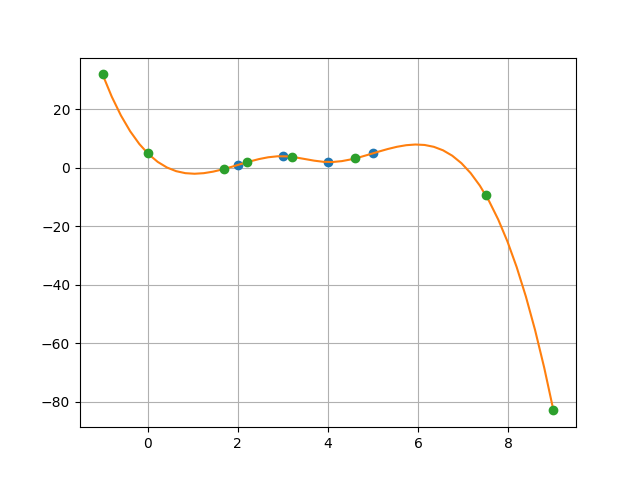

Recreate this plot in Python.
import numpy as np
import scipy.linalg as sla
import time
from math import *
import matplotlib.pyplot as plt

def sweep(n, a, b, c, f):
    alpha = (n + 1)*[0]
    beta = (n + 1)*[0]
    x = n*[0]
    a[0] = 0
    c[n -  1] = 0
    alpha[0] = 0
    beta[0] = 0
    for i in range(0, n):
        d = a[i]*alpha[i] + b[i]
        alpha[i + 1] = -c[i] / d
        beta[i + 1] = (f[i] - (a[i]*beta[i])) / d
    x[n - 1] = beta[n]
    for i in range(n - 2, -1, -1):
        x[i] = alpha[i + 1]*x[i + 1] + beta[i + 1]
    return x

# Find A, B, C, D
def generateSpline (x , y):
	n = len(x) - 1
	h = ( x[ n ] - x[0]) / n

	a = np.array ([0] + [1] * ( n - 1) + [0])
	b = np.array ([1] + [4] * ( n - 1) + [1])
	c = np.array ([0] + [1] * ( n - 1) + [0])

	f = np.zeros (n + 1)
	for i in range (1 , n):
		f[ i ] = 3 * ( y [i -1] - 2 * y[i ] + y[i + 1]) / h**2

	s = sweep(n + 1, a , b , c , f)
	B = [0] * (n + 1)
	A = [0] * (n + 1)
	C = [0] * (n + 1)
	D = [0] * (n + 1)

	for i in range (n):
		B [ i ] = s [ i ]
		D [ i ] = y [ i ]
	for i in range(n):
		A[i] = (B[i + 1] - B[i]) / (3 * h)
		C[i] = ((y[i + 1] - y[i]) / h) - ((B[i + 1] + 2 * B[i]) * h) / 3
	return A , B , C , D

def Spline(t, m, x, A, B, C, D):
	f = np.zeros(m)
	for j in range(m):
		for i in range(0, n-1):
			if (t[j] < x[0]): # < [x_0; x_{n-1}]
				f[j] = A[0]*(t[j]-x[0])**3 + B[0]*(t[j]-x[0])**2 + C[0]*(t[j]-x[0]) + D[0]

			if (t[j] >= x[n-1]): # > [x_0; x_{n-1}]
				f[j] = A[n-2]*(t[j]-x[n-2])**3 + B[n-2]*(t[j]-x[n-2])**2 + C[n-2]*(t[j]-x[n-2]) + D[n-2]

			if (x[i] < t[j] and t[j] <= x[i+1]): # in [x_i; x_{i + 1})
				f[j] = A[i]*(t[j]-x[i])**3 + B[i]*(t[j]-x[i])**2 + C[i]*(t[j]-x[i]) + D[i]
		testYfile.write(str(f[j]) + ' ')
	return f

xFile = open('train.dat', 'r')
yFile = open('train.ans', 'r')
testXfile = open('test.dat', 'r')
testYfile = open('test.ans', 'w')

n = int(xFile.readline()) # fill arrays
m = int(testXfile.readline())
x = [float(i) for i in xFile.readline().split()]
y = [float(i) for i in yFile.readline().split()]

A, B, C, D = generateSpline (x , y)

z = [float(i) for i in testXfile.readline().split()] # fill arrays with points (z, f)
print('z = ', z)
f = Spline(z, len(z), x, A, B, C, D)
print('f = ', f)

min_xz = min( np.min(x), np.min(z) )
max_xz =  max( np.max(x), np.max(z) )

xnew = np.linspace(min_xz , max_xz, 50 )
ynew = Spline(xnew, len(xnew), x, A, B, C, D)

xFile.close()
yFile.close()
testXfile.close()
testYfile.close()

plt.plot(x, y, 'o', xnew, ynew)
plt.plot(z, f, 'o')
plt.grid(True)
plt.show()
